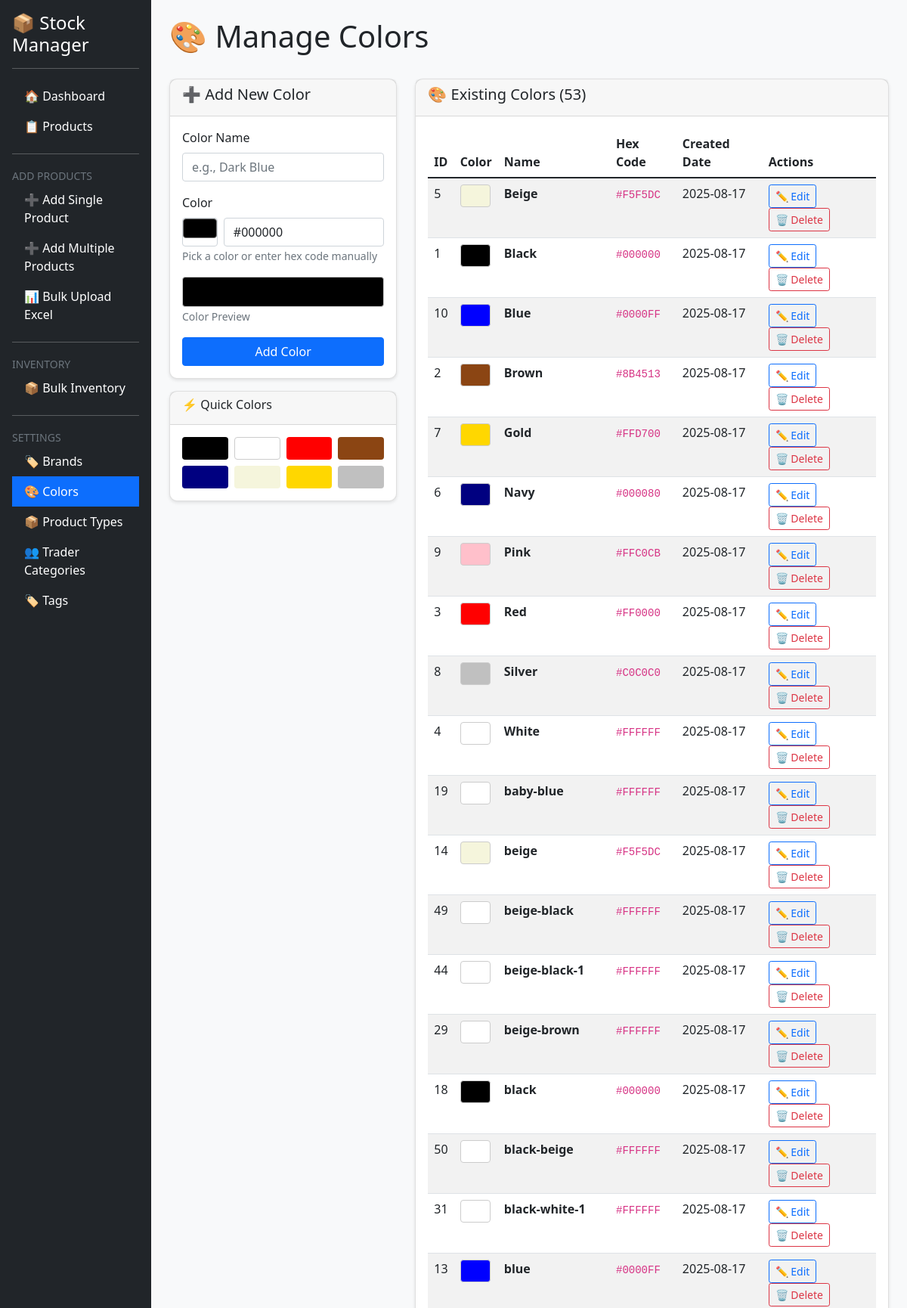
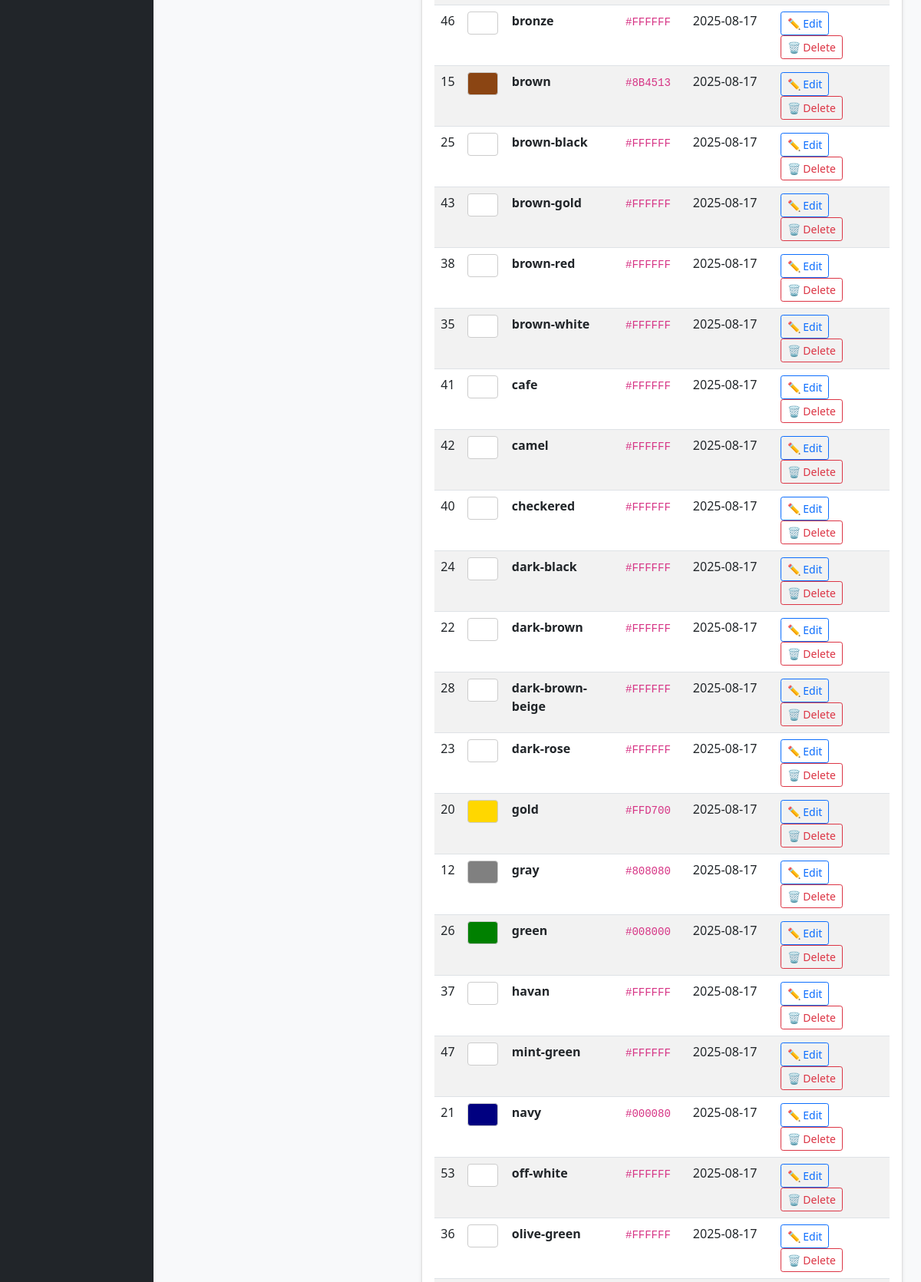
Page /manage_colors (upper part) on the committed database (2 pictures, top to bottom).
### tables this page shows
CREATE TABLE colors (
                id INTEGER PRIMARY KEY,
                color_name TEXT UNIQUE NOT NULL,
                color_code TEXT,
                created_date TIMESTAMP DEFAULT CURRENT_TIMESTAMP
            );

### app.py (the view)
@app.route('/manage_colors')
def manage_colors():
    colors = db.get_all_colors()
    return render_template('manage_colors.html', colors=colors)

### app.py (called while the page is built, shortened)
@app.before_request
def restore_on_startup():
    global startup_completed

### database.py (called while the page is built)
    def get_connection(self):
        if self.db_type == 'postgresql':
            if PSYCOPG_VERSION == 3:
                return psycopg.connect(**self.pg_config, row_factory=dict_row)
            else:
                return psycopg2.connect(**self.pg_config, cursor_factory=RealDictCursor)
        else:
            return sqlite3.connect(self.db_name, timeout=30.0)

    def get_all_colors(self):
        conn = self.get_connection()
        cursor = conn.cursor()
        cursor.execute('SELECT * FROM colors ORDER BY color_name')
        colors = cursor.fetchall()
        conn.close()
        return colors

### templates/manage_colors.html (shortened to what this page needs)
<!DOCTYPE html>
<html lang="en">
<head>
    <link href="https://cdn.jsdelivr.net/npm/bootstrap@5.1.3/dist/css/bootstrap.min.css" rel="stylesheet">
    <link rel="stylesheet" href="{{ url_for('static', filename='style.css') }}">
</head>
<body>
    <div class="container-fluid">
        <div class="row">
            <div class="col-md-2 bg-dark text-white p-3">
                <h4>📦 Stock Manager</h4>
                <hr>
                <ul class="nav flex-column">
                    <li class="nav-item">
                        <a class="nav-link text-white" href="/">🏠 Dashboard</a>
                    </li>
                    <li class="nav-item">
                        <a class="nav-link text-white" href="/products_new">📋 Products</a>
                    </li>
                    <li class="nav-item"><hr class="text-white"></li>
                    <li class="nav-item">
                        <small class="text-muted">ADD PRODUCTS</small>
                    </li>
                    <li class="nav-item">
                        <a class="nav-link text-white" href="/add_product_new">➕ Add Single Product</a>
                    </li>
                    <li class="nav-item">
                        <a class="nav-link text-white" href="/add_products_multi">➕ Add Multiple Products</a>
                    </li>
                    <li class="nav-item">
                        <a class="nav-link text-white" href="/bulk_upload_excel">📊 Bulk Upload Excel</a>
                    </li>
                    <li class="nav-item"><hr class="text-white"></li>
                    <li class="nav-item">
                        <small class="text-muted">INVENTORY</small>
                    </li>
                    <li class="nav-item">
                        <a class="nav-link text-white" href="/inventory_management">📦 Bulk Inventory</a>
                    </li>
                    <li class="nav-item"><hr class="text-white"></li>
                    <li class="nav-item">
                        <small class="text-muted">SETTINGS</small>
                    </li>
                    <li class="nav-item">
                        <a class="nav-link text-white" href="/manage_brands">🏷️ Brands</a>
                    </li>
                    <li class="nav-item">
                        <a class="nav-link text-white active bg-primary" href="/manage_colors">🎨 Colors</a>
                    </li>
                    <li class="nav-item">
                        <a class="nav-link text-white" href="/manage_product_types">📦 Product Types</a>
                    </li>
                    <li class="nav-item">
                        <a class="nav-link text-white" href="/manage_trader_categories">👥 Trader Categories</a>
                    </li>
                    <li class="nav-item">
                        <a class="nav-link text-white" href="/manage_tags">🏷️ Tags</a>
                    </li>
                </ul>
            </div>
            <div class="col-md-10 p-4">
                <div class="d-flex justify-content-between align-items-center mb-4">
                    <h1>🎨 Manage Colors</h1>
                </div>
                <div class="row">
                    <div class="col-md-4">
                        <div class="card">
                            <div class="card-header">
                                <h5>➕ Add New Color</h5>
                            </div>
                            <div class="card-body">
                                <form method="POST" action="/add_color">
                                    <div class="mb-3">
                                        <label for="color_name" class="form-label">Color Name</label>
                                        <input type="text" class="form-control" id="color_name" name="color_name"
                                               placeholder="e.g., Dark Blue" required>
                                    </div>
                                    <div class="mb-3">
                                        <label for="color_code" class="form-label">Color</label>
                                        <div class="d-flex gap-2">
                                            <input type="color" class="form-control form-control-color"
                                                   id="color_picker" value="#000000"
                                                   onchange="updateColorCode(this.value)"
                                                   style="width: 60px;">
                                            <input type="text" class="form-control" id="color_code" name="color_code"
                                                   placeholder="#000000" value="#000000"
                                                   onchange="updateColorPicker(this.value)" required>
                                        </div>
                                        <small class="form-text text-muted">Pick a color or enter hex code manually</small>
                                    </div>
                                    <div class="mb-3">
                                        <div class="color-preview" id="color_preview"
                                             style="width: 100%; height: 40px; background-color: #000000;
                                                    border: 1px solid #ccc; border-radius: 4px;">
                                        </div>
                                        <small class="text-muted">Color Preview</small>
                                    </div>
                                    <button type="submit" class="btn btn-primary w-100">Add Color</button>
                                </form>
                            </div>
                        </div>
                        <div class="card mt-3">
                            <div class="card-header">
                                <h6>⚡ Quick Colors</h6>
                            </div>
                            <div class="card-body">
                                <div class="row g-2">
                                    <div class="col-3">
                                        <div class="quick-color" style="background: #000000"
                                             onclick="setQuickColor('Black', '#000000')" title="Black"></div>
                                    </div>
                                    <div class="col-3">
                                        <div class="quick-color" style="background: #FFFFFF; border: 1px solid #ccc"
                                             onclick="setQuickColor('White', '#FFFFFF')" title="White"></div>
                                    </div>
                                    <div class="col-3">
                                        <div class="quick-color" style="background: #FF0000"
                                             onclick="setQuickColor('Red', '#FF0000')" title="Red"></div>
                                    </div>
                                    <div class="col-3">
                                        <div class="quick-color" style="background: #8B4513"
                                             onclick="setQuickColor('Brown', '#8B4513')" title="Brown"></div>
                                    </div>
                                    <div class="col-3">
                                        <div class="quick-color" style="background: #000080"
                                             onclick="setQuickColor('Navy', '#000080')" title="Navy"></div>
                                    </div>
                                    <div class="col-3">
                                        <div class="quick-color" style="background: #F5F5DC"
                                             onclick="setQuickColor('Beige', '#F5F5DC')" title="Beige"></div>
                                    </div>
                                    <div class="col-3">
                                        <div class="quick-color" style="background: #FFD700"
                                             onclick="setQuickColor('Gold', '#FFD700')" title="Gold"></div>
                                    </div>
                                    <div class="col-3">
                                        <div class="quick-color" style="background: #C0C0C0"
                                             onclick="setQuickColor('Silver', '#C0C0C0')" title="Silver"></div>
                                    </div>
                                </div>
                            </div>
                        </div>
                    </div>
                    <div class="col-md-8">
                        <div class="card">
                            <div class="card-header">
                                <h5>🎨 Existing Colors ({{ colors|length }})</h5>
                            </div>
                            <div class="card-body">
                                {% if colors %}
                                <div class="table-responsive">
                                    <table class="table table-striped">
                                        <thead>
                                            <tr>
                                                <th>ID</th>
                                                <th>Color</th>
                                                <th>Name</th>
                                                <th>Hex Code</th>
                                                <th>Created Date</th>
                                                <th>Actions</th>
                                            </tr>
                                        </thead>
                                        <tbody>
                                            {% for color in colors %}
                                            <tr>
                                                <td>{{ color[0] }}</td>
                                                <td>
                                                    <div style="width: 40px; height: 30px; background-color: {{ color[2] }};
                                                                border: 1px solid #ccc; border-radius: 4px; display: inline-block;"></div>
                                                </td>
                                                <td><strong>{{ color[1] }}</strong></td>
                                                <td><code>{{ color[2] }}</code></td>
                                                <td>{{ color[3][:10] if color[3] else 'N/A' }}</td>
                                                <td>
                                                    <button class="btn btn-sm btn-outline-primary"
                                                            onclick="editColor({{ color[0] }}, '{{ color[1] }}', '{{ color[2] }}')">
                                                        ✏️ Edit
                                                    </button>
                                                    <button class="btn btn-sm btn-outline-danger"
                                                            onclick="deleteColor({{ color[0] }}, '{{ color[1] }}')">
                                                        🗑️ Delete
                                                    </button>
                                                </td>
                                            </tr>
                                            {% endfor %}
                                        </tbody>
                                    </table>
                                </div>
                                {% else %}
                                <p class="text-center text-muted">No colors found. Add your first color!</p>
                                {% endif %}
                            </div>
                        </div>
                    </div>
                </div>
            </div>
        </div>
    </div>
</body>
</html>

### static/style.css (style rules this page uses)
body { background-color: #f8f9fa; }
.card { border-radius: 10px; box-shadow: 0 2px 4px rgba(0,0,0,0.1); }

### templates/manage_colors.html (style rules this page uses)
.quick-color { width: 100%; height: 30px; border-radius: 4px; cursor: pointer; transition: transform 0.2s; }
.form-control-color { padding: 0; border: 1px solid #ced4da; }

### rows in the picture
colors: id "5", color_name "Beige", color_code "#F5F5DC", created_date "2025-08-17"
colors: id "1", color_name "Black", color_code "#000000", created_date "2025-08-17"
colors: id "10", color_name "Blue", color_code "#0000FF", created_date "2025-08-17"
colors: id "2", color_name "Brown", color_code "#8B4513", created_date "2025-08-17"
colors: id "7", color_name "Gold", color_code "#FFD700", created_date "2025-08-17"
colors: id "6", color_name "Navy", color_code "#000080", created_date "2025-08-17"
colors: id "9", color_name "Pink", color_code "#FFC0CB", created_date "2025-08-17"
colors: id "3", color_name "Red", color_code "#FF0000", created_date "2025-08-17"
colors: id "8", color_name "Silver", color_code "#C0C0C0", created_date "2025-08-17"
colors: id "4", color_name "White", color_code "#FFFFFF", created_date "2025-08-17"
colors: id "19", color_name "baby-blue", color_code "#FFFFFF", created_date "2025-08-17"
colors: id "14", color_name "beige", color_code "#F5F5DC", created_date "2025-08-17"
colors: id "49", color_name "beige-black", color_code "#FFFFFF", created_date "2025-08-17"
colors: id "44", color_name "beige-black-1", color_code "#FFFFFF", created_date "2025-08-17"
colors: id "29", color_name "beige-brown", color_code "#FFFFFF", created_date "2025-08-17"
colors: id "18", color_name "black", color_code "#000000", created_date "2025-08-17"
colors: id "50", color_name "black-beige", color_code "#FFFFFF", created_date "2025-08-17"
colors: id "31", color_name "black-white-1", color_code "#FFFFFF", created_date "2025-08-17"
colors: id "13", color_name "blue", color_code "#0000FF", created_date "2025-08-17"
colors: id "46", color_name "bronze", color_code "#FFFFFF", created_date "2025-08-17"
colors: id "15", color_name "brown", color_code "#8B4513", created_date "2025-08-17"
colors: id "25", color_name "brown-black", color_code "#FFFFFF", created_date "2025-08-17"
colors: id "43", color_name "brown-gold", color_code "#FFFFFF", created_date "2025-08-17"
colors: id "38", color_name "brown-red", color_code "#FFFFFF", created_date "2025-08-17"
colors: id "35", color_name "brown-white", color_code "#FFFFFF", created_date "2025-08-17"
colors: id "41", color_name "cafe", color_code "#FFFFFF", created_date "2025-08-17"
colors: id "42", color_name "camel", color_code "#FFFFFF", created_date "2025-08-17"
colors: id "40", color_name "checkered", color_code "#FFFFFF", created_date "2025-08-17"
colors: id "24", color_name "dark-black", color_code "#FFFFFF", created_date "2025-08-17"
colors: id "22", color_name "dark-brown", color_code "#FFFFFF", created_date "2025-08-17"
colors: id "28", color_name "dark-brown-beige", color_code "#FFFFFF", created_date "2025-08-17"
colors: id "23", color_name "dark-rose", color_code "#FFFFFF", created_date "2025-08-17"
colors: id "20", color_name "gold", color_code "#FFD700", created_date "2025-08-17"
colors: id "12", color_name "gray", color_code "#808080", created_date "2025-08-17"
colors: id "26", color_name "green", color_code "#008000", created_date "2025-08-17"
colors: id "37", color_name "havan", color_code "#FFFFFF", created_date "2025-08-17"
colors: id "47", color_name "mint-green", color_code "#FFFFFF", created_date "2025-08-17"
colors: id "21", color_name "navy", color_code "#000080", created_date "2025-08-17"
colors: id "53", color_name "off-white", color_code "#FFFFFF", created_date "2025-08-17"
colors: id "36", color_name "olive-green", color_code "#FFFFFF", created_date "2025-08-17"

### other values in the picture
{{ colors|length }} "53"
